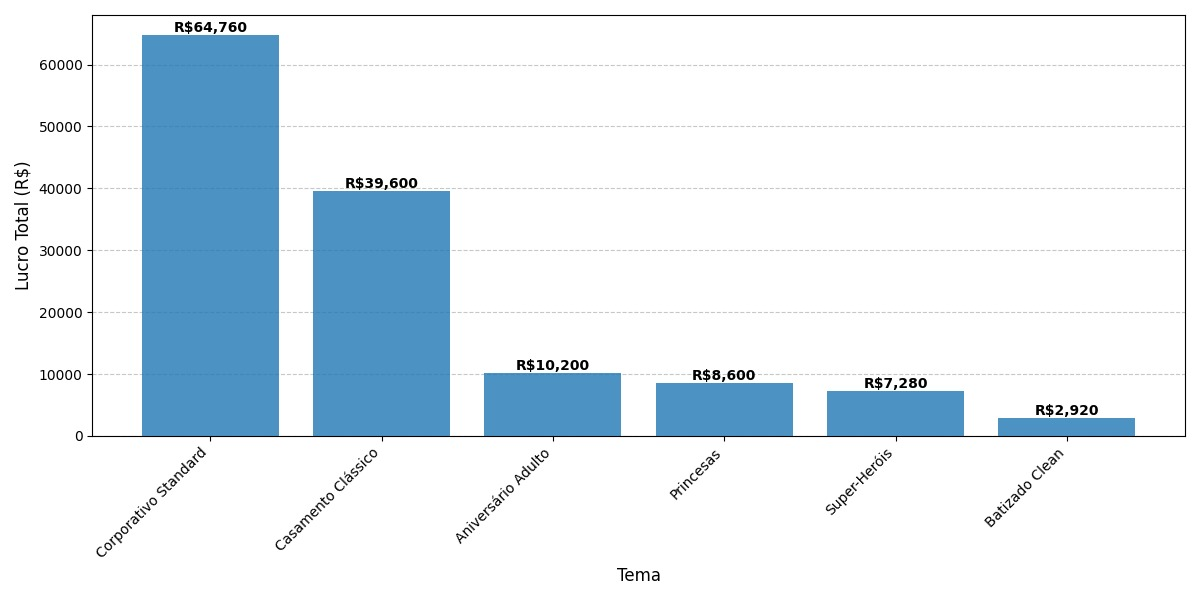

Python code for this plot:
import pandas as pd
import matplotlib.pyplot as plt
from sqlalchemy import create_engine

# ------------------------------------------------------------------------
# 1. CONEXÃO (Lembre-se de usar os seus dados reais aqui)
# ------------------------------------------------------------------------
connection_string = 'postgresql://postgres:123456@localhost:5432/projetoint3'
engine = create_engine(connection_string)

# ------------------------------------------------------------------------
# 2. QUERY
# ------------------------------------------------------------------------
query = """
SELECT
    COALESCE(t2.tema, 'Não Atribuído') AS tema,
    SUM(t1.lucro_total) AS lucro_total_por_tema
FROM
    fato_evento AS t1
LEFT JOIN 
    dim_tema AS t2 ON t1.fk_tema = t2.id_tema
WHERE
    t1.status = 'Confirmado'
GROUP BY
    t2.tema
ORDER BY
    lucro_total_por_tema DESC;
"""

# ------------------------------------------------------------------------
# 3. GERAR GRÁFICO DE BARRAS SIMPLES
# ------------------------------------------------------------------------
try:
    df = pd.read_sql(query, engine)
    
    fig, ax = plt.subplots(figsize=(12, 6))

    # Apenas o gráfico de barras agora
    # Usei 'zorder=3' para garantir que as barras fiquem na frente das linhas de grade
    bars = ax.bar(df['tema'], df['lucro_total_por_tema'], color='#1f77b4', alpha=0.8, zorder=3)
    
    # Configurações do Eixo
    ax.set_xlabel('Tema', fontsize=12)
    ax.set_ylabel('Lucro Total (R$)', fontsize=12)

    
    # Adicionando linhas de grade (grid) no fundo para facilitar a leitura de valores
    ax.grid(axis='y', linestyle='--', alpha=0.7, zorder=0)

    # Formatando o eixo Y para não usar notação científica (opcional, mas bom para dinheiro)
    ax.ticklabel_format(style='plain', axis='y')

    # Rótulos de valor nas barras
    for bar in bars:
        height = bar.get_height()
        ax.text(bar.get_x() + bar.get_width()/2., height,
                 f'R${height:,.0f}',
                 ha='center', va='bottom', fontsize=10, fontweight='bold')

    plt.xticks(rotation=45, ha='right')
    fig.tight_layout()
    
    plt.show()
    print("Gráfico de barras gerado com sucesso!")

except Exception as e:
    print(f"Erro: {e}")
